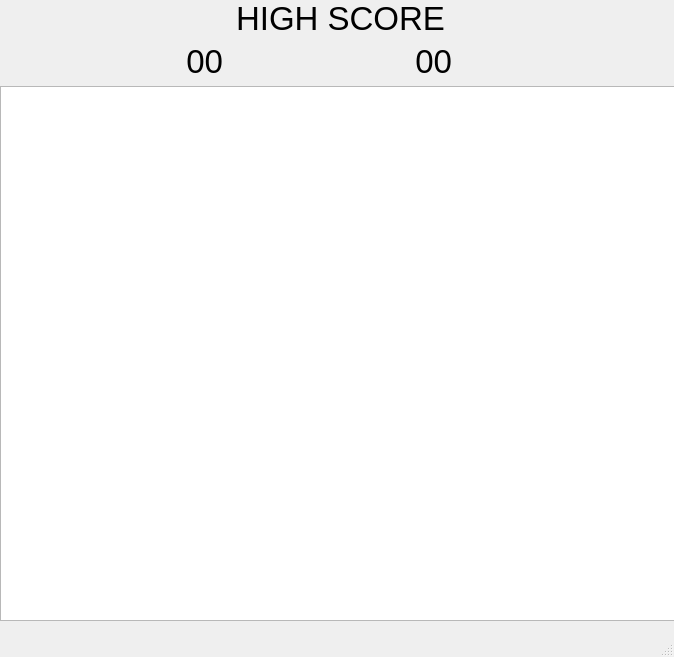
<?xml version="1.0" encoding="UTF-8"?>
<ui version="4.0">
 <class>GameWindow</class>
 <widget class="QMainWindow" name="GameWindow">
  <property name="geometry">
   <rect>
    <x>0</x>
    <y>0</y>
    <width>674</width>
    <height>657</height>
   </rect>
  </property>
  <property name="windowTitle">
   <string>Pacman</string>
  </property>
  <property name="autoFillBackground">
   <bool>false</bool>
  </property>
  <widget class="QWidget" name="centralwidget">
   <widget class="QWidget" name="layoutWidget">
    <property name="geometry">
     <rect>
      <x>0</x>
      <y>0</y>
      <width>681</width>
      <height>621</height>
     </rect>
    </property>
    <layout class="QGridLayout" name="gridLayout">
     <item row="1" column="0">
      <widget class="QLabel" name="score">
       <property name="font">
        <font>
         <pointsize>25</pointsize>
        </font>
       </property>
       <property name="text">
        <string>00</string>
       </property>
       <property name="alignment">
        <set>Qt::AlignRight|Qt::AlignTrailing|Qt::AlignVCenter</set>
       </property>
      </widget>
     </item>
     <item row="2" column="0" colspan="3">
      <widget class="QGraphicsView" name="graphicsView"/>
     </item>
     <item row="0" column="1">
      <widget class="QLabel" name="highScore_label">
       <property name="font">
        <font>
         <pointsize>25</pointsize>
        </font>
       </property>
       <property name="text">
        <string>HIGH SCORE</string>
       </property>
       <property name="alignment">
        <set>Qt::AlignCenter</set>
       </property>
      </widget>
     </item>
     <item row="1" column="1">
      <widget class="QLabel" name="highScore_score">
       <property name="font">
        <font>
         <pointsize>25</pointsize>
        </font>
       </property>
       <property name="text">
        <string>00</string>
       </property>
       <property name="alignment">
        <set>Qt::AlignRight|Qt::AlignTrailing|Qt::AlignVCenter</set>
       </property>
      </widget>
     </item>
    </layout>
   </widget>
  </widget>
  <widget class="QMenuBar" name="menubar">
   <property name="geometry">
    <rect>
     <x>0</x>
     <y>0</y>
     <width>674</width>
     <height>20</height>
    </rect>
   </property>
  </widget>
  <widget class="QStatusBar" name="statusbar"/>
 </widget>
 <resources/>
 <connections/>
</ui>
